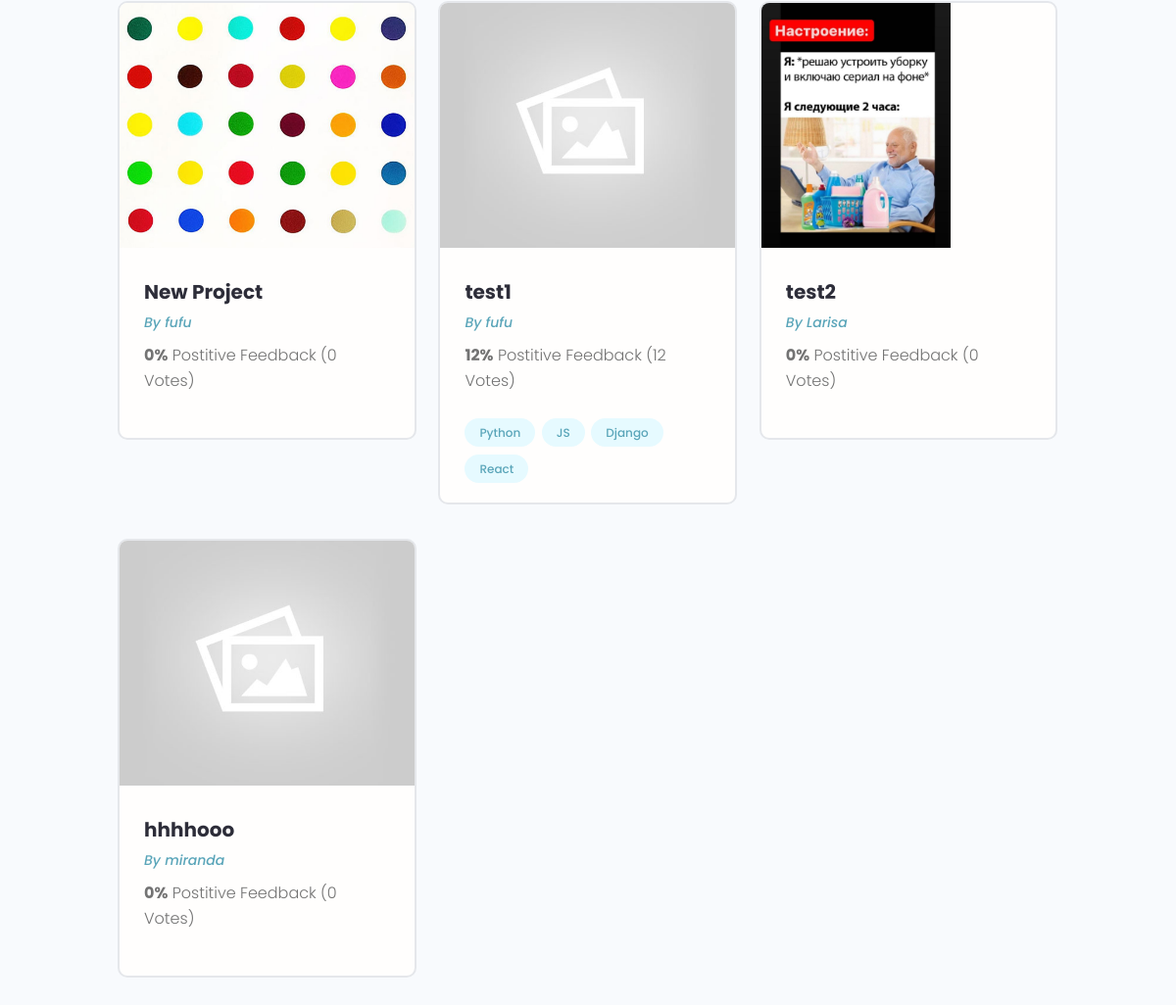
The page /projects/ (lower part) on the database as committed earlier.
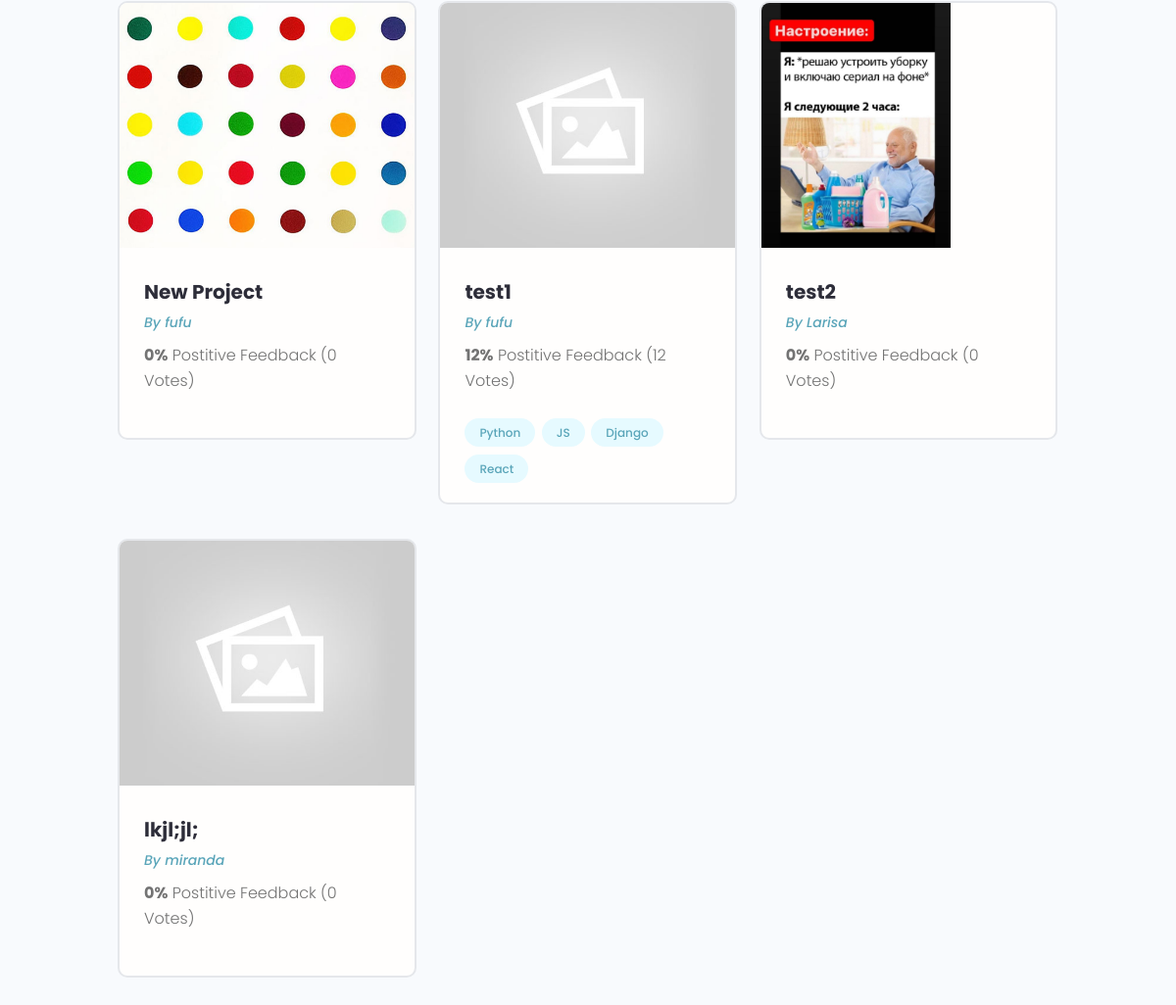
The same page on the database as committed later.
### projects/models.py (models this page shows, shortened)
class Project(models.Model):
    owner = models.ForeignKey(Profile, null=True, blank=True, on_delete=models.SET_NULL)
    title = models.CharField(max_length=200)
    description = models.TextField(null=True, blank=True)
    featured_image = models.ImageField(null=True, blank=True, default="default.jpg")
    demo_link = models.CharField(max_length=2000, null=True, blank=True)
    source_link = models.CharField(max_length=2000, null=True, blank=True)
    tags = models.ManyToManyField('Tag', blank=True)
    vote_total = models.IntegerField(default=0, null=True, blank=True)
    vote_ratio = models.IntegerField(default=0, null=True, blank=True)
    created = models.DateTimeField(auto_now_add=True)
    id = models.UUIDField(default=uuid.uuid4, unique=True, primary_key=True, editable=False)

class Tag(models.Model):
    name = models.CharField(max_length=200)
    created = models.DateTimeField(auto_now_add=True)
    id = models.UUIDField(default=uuid.uuid4, unique=True, primary_key=True, editable=False)
    def __str__(self):
        return self.name

### users/models.py (models this page shows, shortened)
class Profile(models.Model):
    user = models.OneToOneField(User, on_delete=models.CASCADE, null=True, blank=True)
    name = models.CharField(max_length=200, blank=True, null=True)
    email = models.EmailField(max_length=500, blank=True, null=True)
    username = models.CharField(max_length=200, blank=True, null=True)
    location = models.CharField(max_length=200, blank=True, null=True)
    short_info = models.CharField(max_length=200, blank=True, null=True)
    bio = models.TextField(blank=True, null=True)
    profile_image = models.ImageField(null=True, blank=True, upload_to='profiles/', default='profiles/user-default.jpg')
    social_github = models.CharField(max_length=200, blank=True, null=True)
    social_twitter = models.CharField(max_length=200, blank=True, null=True)
    social_linkedin = models.CharField(max_length=200, blank=True, null=True)
    social_youtube = models.CharField(max_length=200, blank=True, null=True)
    social_website = models.CharField(max_length=200, blank=True, null=True)
    created = models.DateTimeField(auto_now_add=True)
    id = models.UUIDField(default=uuid.uuid4, unique=True, primary_key=True, editable=False)

### projects/views.py (the view)
# urls.py: path('projects/', include('projects.urls')),
def projects(request):
    projects = Project.objects.all()
    context = {'projects': projects}
    return render(request, 'projects/projects.html', context )

### projects/templates/projects/projects.html (shortened to what this page needs)
{% extends 'main.html' %}
{% block content %}
<main class="projects">
    <section class="projectsList">
      <div class="container">
        <div class="grid grid--three">
        {% for project in projects %}
          <div class="column">
            <div class="card project">
              <a href="{% url 'project' project.id %}" class="project">
                <img class="project__thumbnail" src="{{ project.featured_image.url}}" alt="project thumbnail" />
                <div class="card__body">
                  <h3 class="project__title">{{project.title}}</h3>
                  <p><a class="project__author" href="{% url 'user-profile' project.owner.id %}">By {{project.owner.name}}</a></p>
                  <p class="project--rating">
                    <span style="font-weight: bold;">{{project.vote_ratio}}%</span> Postitive
                    Feedback ({{project.vote_total}} Vote{{project.vote_total|pluralize:"s"}})
                  </p>
                  <div class="project__tags">
                    {% for tag in project.tags.all %}
                    <span class="tag tag--pill tag--main">
                        <small>{{ tag }}</small>
                    </span>
                    {% endfor %}
                  </div>
                </div>
              </a>
            </div>
          </div>
          {% endfor %}
        </div>
      </div>
    </section>
  </main>
{% endblock content %}

Rows that differ between the two databases and show on the page:
removed Project: featured_image (placeholder picture), title "hhhhooo", owner.name "miranda", vote_ratio "0", vote_total "0"
added Project: featured_image (placeholder picture), title "lkjl;jl;", owner.name "miranda", vote_ratio "0", vote_total "0"
